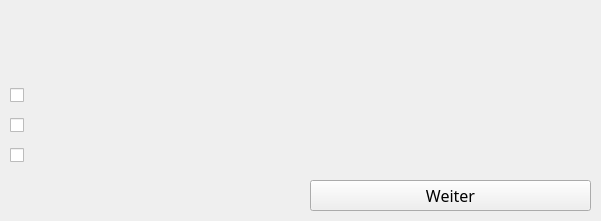
<?xml version="1.0" encoding="UTF-8"?>
<ui version="4.0">
 <class>RegenwaldQuizClass</class>
 <widget class="QMainWindow" name="RegenwaldQuizClass">
  <property name="geometry">
   <rect>
    <x>0</x>
    <y>0</y>
    <width>601</width>
    <height>221</height>
   </rect>
  </property>
  <property name="windowTitle">
   <string>RegenwaldQuiz</string>
  </property>
  <widget class="QWidget" name="centralWidget">
   <widget class="QLabel" name="label">
    <property name="geometry">
     <rect>
      <x>10</x>
      <y>10</y>
      <width>581</width>
      <height>61</height>
     </rect>
    </property>
    <property name="font">
     <font>
      <family>Times New Roman</family>
      <pointsize>16</pointsize>
      <weight>75</weight>
      <bold>true</bold>
     </font>
    </property>
    <property name="scaledContents">
     <bool>false</bool>
    </property>
    <property name="alignment">
     <set>Qt::AlignBottom|Qt::AlignLeading|Qt::AlignLeft</set>
    </property>
    <property name="wordWrap">
     <bool>true</bool>
    </property>
   </widget>
   <widget class="QCheckBox" name="checkBox">
    <property name="geometry">
     <rect>
      <x>10</x>
      <y>80</y>
      <width>571</width>
      <height>31</height>
     </rect>
    </property>
   </widget>
   <widget class="QCheckBox" name="checkBox_2">
    <property name="geometry">
     <rect>
      <x>10</x>
      <y>110</y>
      <width>571</width>
      <height>31</height>
     </rect>
    </property>
   </widget>
   <widget class="QCheckBox" name="checkBox_3">
    <property name="geometry">
     <rect>
      <x>10</x>
      <y>140</y>
      <width>571</width>
      <height>31</height>
     </rect>
    </property>
   </widget>
   <widget class="QLabel" name="label_2">
    <property name="geometry">
     <rect>
      <x>10</x>
      <y>180</y>
      <width>291</width>
      <height>31</height>
     </rect>
    </property>
    <property name="font">
     <font>
      <pointsize>10</pointsize>
     </font>
    </property>
   </widget>
   <widget class="QPushButton" name="pushButton">
    <property name="geometry">
     <rect>
      <x>310</x>
      <y>180</y>
      <width>281</width>
      <height>31</height>
     </rect>
    </property>
    <property name="font">
     <font>
      <family>Lucida Sans</family>
      <pointsize>12</pointsize>
     </font>
    </property>
    <property name="text">
     <string>Weiter</string>
    </property>
   </widget>
  </widget>
 </widget>
 <layoutdefault spacing="6" margin="11"/>
 <resources>
  <include location="RegenwaldQuiz.qrc"/>
 </resources>
 <connections/>
</ui>
